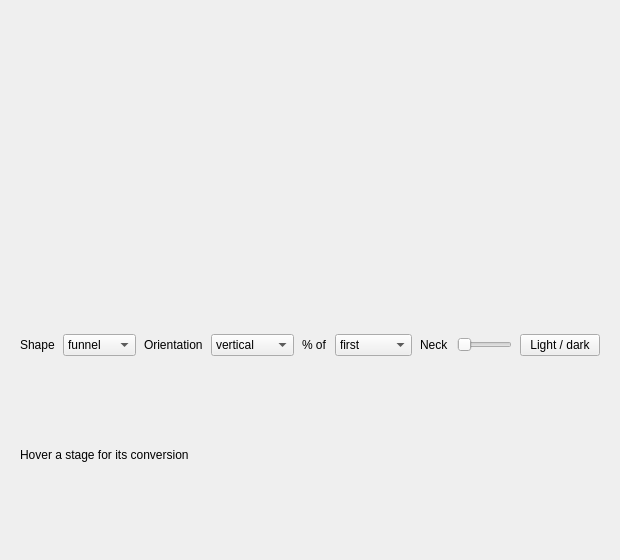
<?xml version="1.0" encoding="UTF-8"?>
<ui version="4.0">
 <class>MainWindow</class>
 <widget class="QMainWindow" name="MainWindow">
  <property name="geometry">
   <rect>
    <x>0</x>
    <y>0</y>
    <width>620</width>
    <height>560</height>
   </rect>
  </property>
  <property name="windowTitle">
   <string>QCustomFunnelChart</string>
  </property>
  <widget class="QWidget" name="centralwidget">
   <layout class="QVBoxLayout" name="mainLayout">
    <property name="spacing">
     <number>14</number>
    </property>
    <property name="leftMargin">
     <number>20</number>
    </property>
    <property name="topMargin">
     <number>20</number>
    </property>
    <property name="rightMargin">
     <number>20</number>
    </property>
    <property name="bottomMargin">
     <number>20</number>
    </property>
    <item>
     <widget class="QCustomFunnelChart" name="funnelChart">
      <property name="minimumSize">
       <size>
        <width>0</width>
        <height>300</height>
       </size>
      </property>
      <property name="showPercent" stdset="0">
       <bool>true</bool>
      </property>
     </widget>
    </item>
    <item>
     <layout class="QHBoxLayout" name="controlsRow" stretch="0,0,0,0,0,0,0,1,0">
      <property name="spacing">
       <number>8</number>
      </property>
      <item>
       <widget class="QLabel" name="shapeCaption">
        <property name="text">
         <string>Shape</string>
        </property>
       </widget>
      </item>
      <item>
       <widget class="QComboBox" name="shapeCombo">
        <item>
         <property name="text">
          <string>funnel</string>
         </property>
        </item>
        <item>
         <property name="text">
          <string>pyramid</string>
         </property>
        </item>
       </widget>
      </item>
      <item>
       <widget class="QLabel" name="orientCaption">
        <property name="text">
         <string>Orientation</string>
        </property>
       </widget>
      </item>
      <item>
       <widget class="QComboBox" name="orientCombo">
        <item>
         <property name="text">
          <string>vertical</string>
         </property>
        </item>
        <item>
         <property name="text">
          <string>horizontal</string>
         </property>
        </item>
       </widget>
      </item>
      <item>
       <widget class="QLabel" name="basisCaption">
        <property name="text">
         <string>% of</string>
        </property>
       </widget>
      </item>
      <item>
       <widget class="QComboBox" name="basisCombo">
        <item>
         <property name="text">
          <string>first</string>
         </property>
        </item>
        <item>
         <property name="text">
          <string>previous</string>
         </property>
        </item>
       </widget>
      </item>
      <item>
       <widget class="QLabel" name="neckCaption">
        <property name="text">
         <string>Neck</string>
        </property>
       </widget>
      </item>
      <item>
       <widget class="QSlider" name="neckSlider">
        <property name="maximum">
         <number>80</number>
        </property>
        <property name="orientation">
         <enum>Qt::Horizontal</enum>
        </property>
       </widget>
      </item>
      <item>
       <widget class="QPushButton" name="themeBtn">
        <property name="text">
         <string>Light / dark</string>
        </property>
       </widget>
      </item>
     </layout>
    </item>
    <item>
     <widget class="QLabel" name="statusLabel">
      <property name="text">
       <string>Hover a stage for its conversion</string>
      </property>
     </widget>
    </item>
   </layout>
  </widget>
 </widget>
 <customwidgets>
  <customwidget>
   <class>QCustomFunnelChart</class>
   <extends>QWidget</extends>
   <header location="global">Custom_Widgets.QCustomFunnelChart.h</header>
  </customwidget>
 </customwidgets>
 <resources/>
 <connections/>
</ui>
